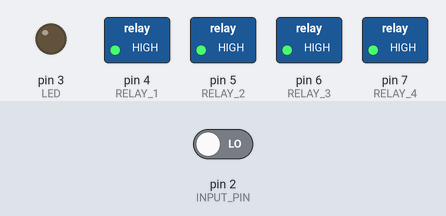
The sketch below on a simulated Arduino Uno, built with avr-gcc and run on an emulated ATmega328P. Parts: switched loads named in the sketch (green lamp = pin HIGH), output pins drawn as LEDs (lit = HIGH). The inputs (shaded band) are chosen by the test bench; at power-on: pin 2 (INPUT_PIN) LOW.

Above: at 1.2 s.
1.3 s: pin 2 (INPUT_PIN) driven HIGH
At 2.5 s:
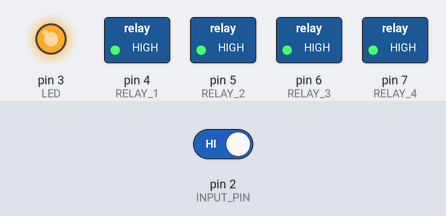
2.8 s: pin 2 (INPUT_PIN) driven LOW
At 17.7 s:
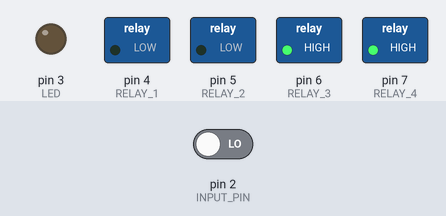
At 23.0 s:
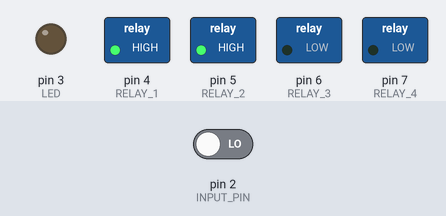
Timing chart, 0 to 24.3 s (numbered marks = the images above; inputs shaded):
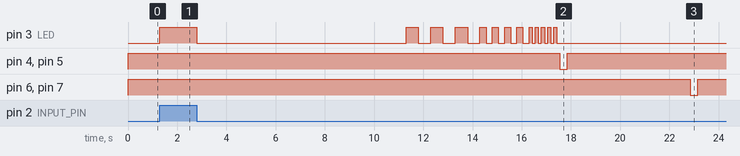

The sketch:

Splachovanie_pisoara.ino
```cpp
const int builtInLEDPin = LED_BUILTIN;
const int INPUT_PIN = 2;    //PIR sensor
const int LED = 3;          //indicative red LED diode
const int RELAY_1 = 4;
const int RELAY_2 = 5;
const int RELAY_3 = 6;
const int RELAY_4 = 7;
bool inputActive = false;
unsigned long startTime = 0;

void setup() {
  pinMode(INPUT_PIN, INPUT);
  pinMode(LED, OUTPUT);
  pinMode(RELAY_1, OUTPUT);
  pinMode(RELAY_2, OUTPUT);
  pinMode(RELAY_3, OUTPUT);
  pinMode(RELAY_4, OUTPUT);
}

//All relays are active at signal LOW
void loop() {
  digitalWrite(RELAY_1, HIGH);
  digitalWrite(RELAY_2, HIGH);
  digitalWrite(RELAY_3, HIGH);
  digitalWrite(RELAY_4, HIGH);

//Reading signal from PIR sensor
  bool inputState = digitalRead(INPUT_PIN);

//If motion was detected by PIR sensor
  if (inputState == HIGH) {
    digitalWrite(builtInLEDPin, HIGH);
    digitalWrite(LED, HIGH);

    if (!inputActive) {
      startTime = millis();
      inputActive = true;
    }
  }
  //If motion was not detected
  else {
    digitalWrite(builtInLEDPin, LOW);
    digitalWrite(LED, LOW);

    if (inputActive && millis() - startTime >= 10000) {
      //Indicating the countdown to the next flush
      blinkLEDSequence(3, 500);
      blinkLEDSequence(4, 250);
      blinkLEDSequence(5, 125);

      //Activate the flushing system
      activateRelays(RELAY_1, RELAY_2);
      delay(300);
      deactivateRelays(RELAY_1, RELAY_2);

      //time of flushing the water
      delay(5000);

      //Deactivate the flushing system
      activateRelays(RELAY_3, RELAY_4);
      delay(300);
      deactivateRelays(RELAY_3, RELAY_4);

      inputActive = false;
    }
  }
}

void blinkLEDSequence(int count, int delayTime) {
  for (int i = 0; i < count; i++) {
    digitalWrite(LED, HIGH);
    delay(delayTime);
    digitalWrite(LED, LOW);
    delay(delayTime);
  }
}

void activateRelays(int relay1, int relay2) {
  digitalWrite(relay1, LOW);
  digitalWrite(relay2, LOW);
}

void deactivateRelays(int relay1, int relay2) {
  digitalWrite(relay1, HIGH);
  digitalWrite(relay2, HIGH);
}
```

Measured:
- after the input at 1.3 s, pin 3 (LED): LOW → HIGH at once
- after the input at 2.8 s, pin 3 (LED): goes LOW 8.5 s, 3 × (HIGH 0.50 s, LOW 0.50 s), 4 × (HIGH 0.25 s, LOW 0.25 s), 4 × (HIGH 0.13 s, LOW 0.13 s), HIGH 0.13 s, then LOW, starting at once; pin 4 (RELAY_1), pin 5 (RELAY_2): HIGH → LOW after 14.8 s, → HIGH 0.30 s later; pin 6 (RELAY_3), pin 7 (RELAY_4): HIGH → LOW after 20.1 s, → HIGH 0.30 s later
